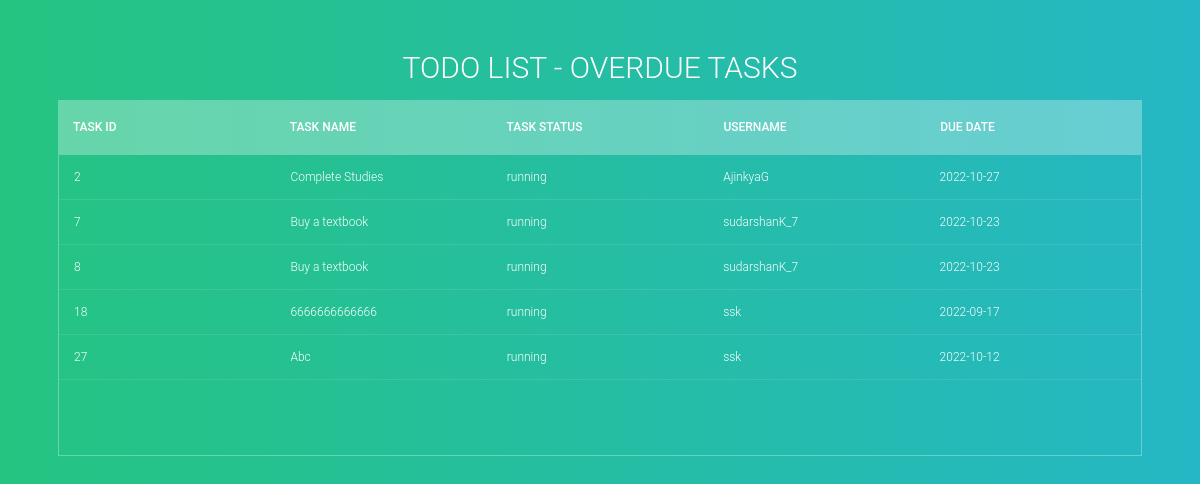
The app's page /overdue with its own data.
### tables this page shows
CREATE TABLE todo
(tid integer primary key autoincrement,
tname text,
tstatus integer,
uid int,
tdate date);

CREATE TABLE login
       (uID INTeger PRIMARY KEY autoincrement,
       uname TEXT,
       password text, "email" TEXT);

### application.py (the view)
@app.route('/overdue',methods=['get'])
def due_date():
    conn = sqlite3.connect('todo.db')
    c = conn.cursor()
    c.execute("SELECT DATE ('now')")
    a=c.fetchall()
    c.execute("select tid,tname,tstatus,uname,tdate from login,todo where login.uid=todo.uid AND tdate<? AND tstatus NOT IN ('completed');",a[0])
    duetask=c.fetchall()
    forwho='overdue tasks'
    return render_template("make_table.html",items=duetask,ip=ip, forwho=forwho)

### templates/make_table.html (shortened to what this page needs)
<section>
<h1>Todo List - {{forwho}}</h1>
<div  class="tbl-header">
<table cellpadding="0" cellspacing="0" border="0">
  <thead>
    <tr>
      <th>Task ID</th>
      <th>Task Name</th>
      <th>Task Status</th>
      <th>Username</th>
      <th>due date</th>
    </tr>
  </thead>
</table>
</div>
<div  class="tbl-content">
<table cellpadding="0" cellspacing="0" border="0">
  <tbody>
    {% for item in items %}
    <tr>
        <td>{{item[0]}}</td>
        <td>{{item[1]}}</td>
        <td>{{item[2]}}</td>
        <td>{{item[3]}}</td>
        <td>{{item[4]}}</td>
    </tr>
{% endfor %}
  </tbody>
</table>
</div>
</section>

### templates/make_table.html (style rules this page uses)
h1 { font-size: 30px; color: #fff; text-transform: uppercase; font-weight: 300; text-align: center; margin-bottom: 15px; }
table { width:100%; table-layout: fixed; }
.tbl-header { background-color: rgba(255,255,255,0.3); }
.tbl-content { height:300px; overflow-x:auto; margin-top: 0px; border: 1px solid rgba(255,255,255,0.3); }
th { padding: 20px 15px; text-align: left; font-weight: 500; font-size: 12px; color: #fff; text-transform: uppercase; }
td { padding: 15px; text-align: left; vertical-align:middle; font-weight: 300; font-size: 12px; color: #fff; border-bottom: solid 1px rgba(255,255,255,0.1); }
section { margin: 50px; }

### records on screen
todo: tid "2", tname "Complete Studies", tstatus "running", uname "AjinkyaG", tdate "2022-10-27"
todo: tid "7", tname "Buy a textbook", tstatus "running", uname "sudarshanK_7", tdate "2022-10-23"
todo: tid "8", tname "Buy a textbook", tstatus "running", uname "sudarshanK_7", tdate "2022-10-23"
todo: tid "18", tname "6666666666666", tstatus "running", uname "ssk", tdate "2022-09-17"
todo: tid "27", tname "Abc", tstatus "running", uname "ssk", tdate "2022-10-12"

### other values on screen
{{ forwho }} "OVERDUE TASKS"
